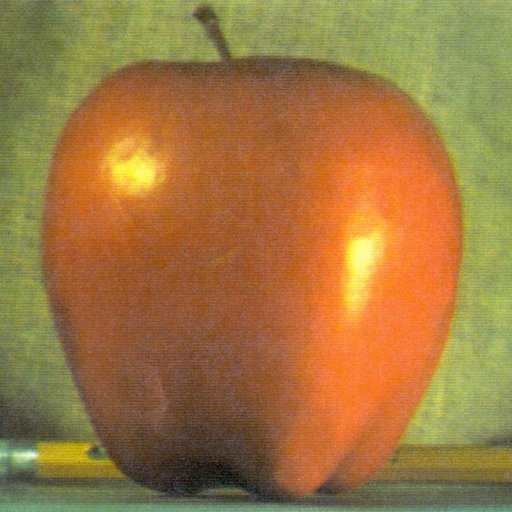
#> input picture images/apple.jpg, 512 x 512 px, found by its file name
$ python opencv12.py
#> lines starting #> are read from the running program, lines starting #| are printed output that depends on the picture; after the words box and inside, x2 and y2 are one past the last pixel; in counts of white or black regions, pixels touching at a corner belong together
# image thresholding
#adaptive thresholding
import cv2
import numpy as np
from matplotlib import pyplot as plt

#img=cv2.imread('gradient.png')
img=cv2.imread('apple.jpg',0)
#> img: shape (512, 512); min 7, max 250, mean 125.2

_,th1=cv2.threshold(img,100,255,cv2.THRESH_BINARY)# if value lies in range gives 1 else 0
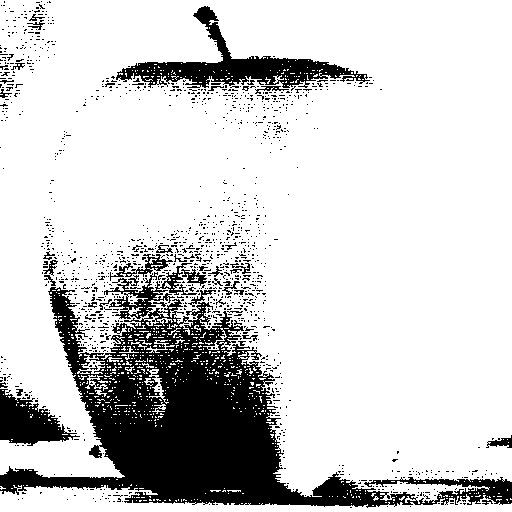
#> th1: shape (512, 512); 81.3% white; 1343 black regions (1303 under 20 px), largest, box (x1, y1, x2, y2) and area: (0, 263, 512, 508) 35572, (116, 6, 370, 88) 5093, (0, 389, 80, 446) 2348
_,th2=cv2.threshold(img,127,255,cv2.THRESH_BINARY_INV)# inverse of binary
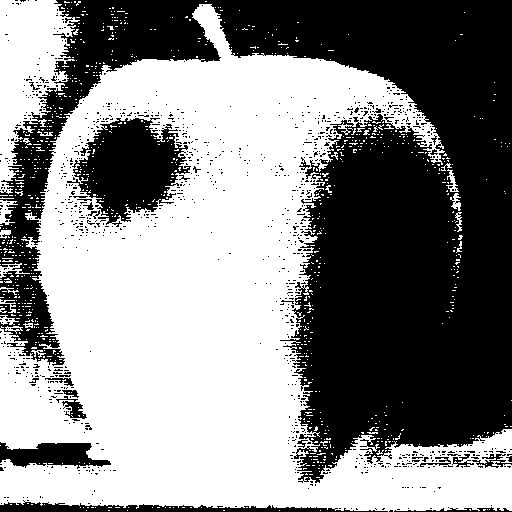
#> th2: shape (512, 512); 53.2% white; 1040 black regions (1014 under 20 px), largest, box (x1, y1, x2, y2) and area: (0, 0, 512, 483) 106684, (67, 118, 191, 227) 7588, (0, 500, 388, 512) 2037
_,th3=cv2.threshold(img,127,255,cv2.THRESH_TRUNC)# for given range value remains 127
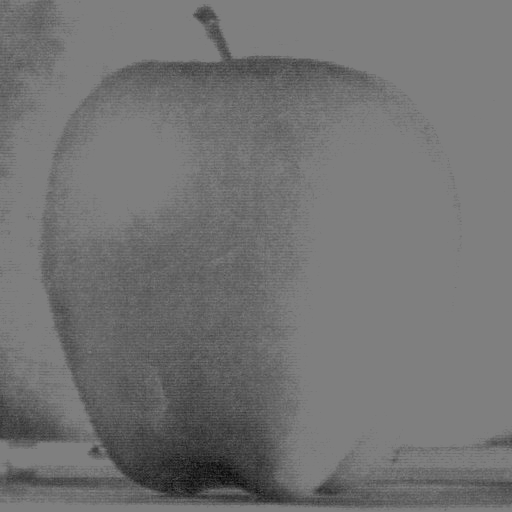
#> th3: shape (512, 512); min 7, max 127, mean 114.2
_,th4=cv2.threshold(img,127,255,cv2.THRESH_TOZERO)#0 for out of range values
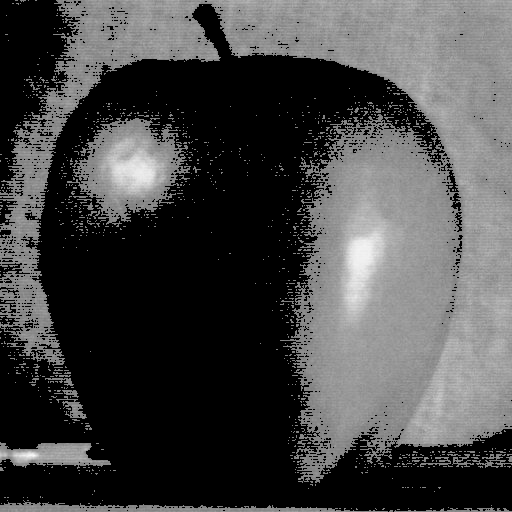
#> th4: shape (512, 512); min 0, max 250, mean 70.4
_,th5=cv2.threshold(img,127,255,cv2.THRESH_TOZERO_INV)
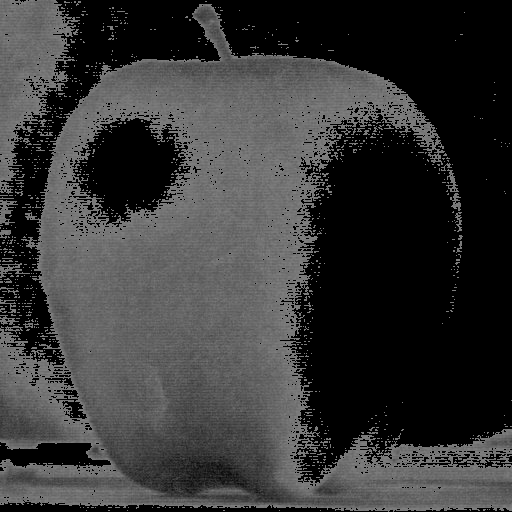
#> th5: shape (512, 512); min 0, max 127, mean 54.8
th6=cv2.adaptiveThreshold(img, 255, cv2.ADAPTIVE_THRESH_MEAN_C ,cv2.THRESH_BINARY,11,2);
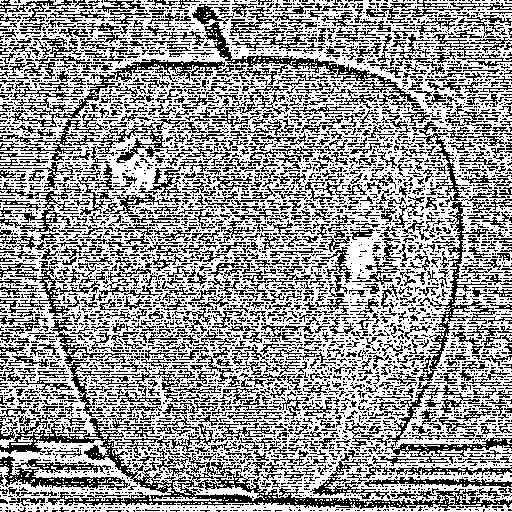
#> th6: shape (512, 512); 59.8% white; black in thin lines or dots
th7=cv2.adaptiveThreshold(img, 255, cv2.ADAPTIVE_THRESH_GAUSSIAN_C ,cv2.THRESH_BINARY,11,2);
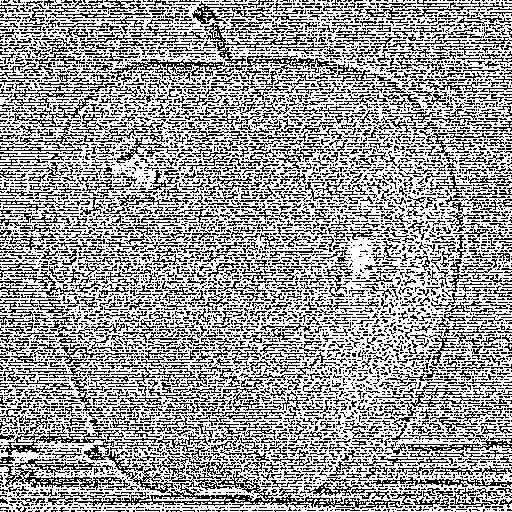
#> th7: shape (512, 512); 61.3% white; black in thin lines or dots


# [8 lines of commented-out code are left out]
titles=['original','binary','inverse binary','trunc','tozero','TOZERO_INV','ADAPTIVE_mean','ADAPTIVE_GAUSSIAN']
images=[img,th1,th2,th3,th4,th5,th6,th7]

for i in range(8):
    plt.subplot(2,4,i+1),plt.imshow(images[i],'gray')# 2 rows 4 col
    plt.title(titles[i])
    plt.xticks([]),plt.yticks([])

plt.show()
#cv2.waitKey(0)
#cv2.destroyAllWindows()
